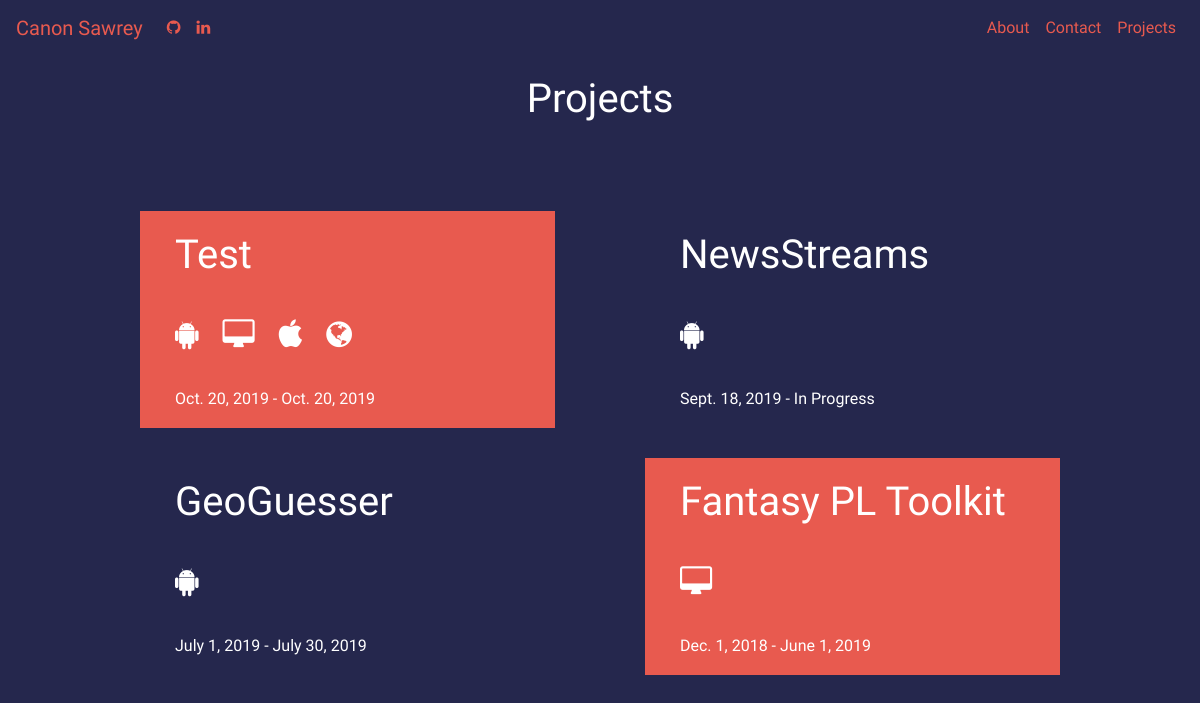
/projects/, run on the app's committed database.
### projects/models.py (models this page shows, shortened)
class Project(models.Model):
    title = models.CharField(max_length=50)
    subtitle = models.CharField(null=True, blank=True, max_length=50)
    abstract = models.CharField(max_length=300)
    goal = models.CharField(max_length=200)
    start_date = models.DateField()
    end_date = models.DateField(null=True, blank=True)
    github_link = models.CharField(null=True, blank=True, max_length=100)
    platforms = models.CharField(null=True, max_length=100)
    languages = models.CharField(null=True, max_length=100)
    blurb = models.TextField()
    def on_android(self):
        if "Android" in self.platforms:
            return True
        else:
            return False
    def on_desktop(self):
        if "Desktop" in self.platforms:
            return True
        else:
            return False
    def on_ios(self):
        if "iOS" in self.platforms:
            return True
        else:
            return False
    def on_web(self):
        if "Web" in self.platforms:
            return True
        else:
            return False

### projects/views.py (the view)
# urls.py: path('', views.index, name='index'),
def index(request):
    project_list = Project.objects.order_by('-start_date')
    context = {'project_list': project_list}
    return render(request, 'projects/index.html', context)

### projects/templates/projects/index.html (shortened to what this page needs)
{% extends "base.html" %}
{% block content %}
{% load static %}
<link rel="stylesheet"href="{% static 'projects/style.css' %}">
<div class="container">
    <div class="row" id="top-spacer">
        <div class="col">
            <h1 class="text-center">Projects</h1>
        </div>
    </div>
    {% if project_list %}
            <div class="row">
                <div class="col-md-12 col-lg-6">
                    {% for project in project_list %}
                        {% if forloop.counter|add:1|divisibleby:2 %}
                            <a class="project {% cycle 'bg-red' 'bg-none' %}" href="{% url 'projects:detail' project.id %}">
                                <div class="container">
                                    <h1 class="project-detail">{{ project.title }}</h1>
                                    {% if project.on_android is True %}
                                        <i class="fa fa-android platform project-detail"></i>
                                    {% endif %}
                                    {% if project.on_desktop is True %}
                                        <i class="fa fa-desktop platform project-detail"></i>
                                    {% endif %}
                                    {% if project.on_ios is True %}
                                        <i class="fa fa-apple platform project-detail"></i>
                                    {% endif %}
                                    {% if project.on_web is True %}
                                        <i class="fa fa-globe platform project-detail"></i>
                                    {% endif %}
                                    {% if project.end_date is None %}
                                        <h6 class="project-detail">{{ project.start_date }} - In Progress</h6>
                                    {% else %}
                                        <h6 class="project-detail">{{ project.start_date }} - {{ project.end_date }}</h6>
                                    {% endif %}
                                </div>
                            </a>
                        {% endif %}
                    {% endfor %}
                </div>
                <div class="col-md-12 col-lg-6">
                    {% for project in project_list %}
                        {% if forloop.counter|add:2|divisibleby:2 %}
                            <a class="project {% cycle 'bg-none' 'bg-red' %}" href="{% url 'projects:detail' project.id %}">
                                 <div class="container">
                                    <h1 class="project-detail">{{ project.title }}</h1>
                                    {% if project.on_android is True %}
                                        <i class="fa fa-android platform project-detail"></i>
                                    {% endif %}
                                    {% if project.on_desktop is True %}
                                        <i class="fa fa-desktop platform project-detail"></i>
                                    {% endif %}
                                    {% if project.end_date is None %}
                                        <h6 class="project-detail">{{ project.start_date }} - In Progress</h6>
                                    {% else %}
                                        <h6 class="project-detail">{{ project.start_date }} - {{ project.end_date }}</h6>
                                    {% endif %}
                                </div>
                            </a>
                        {% endif %}
                    {% endfor %}
                </div>
            </div>
    {% else %}
        <div class="row">
            <div class="col">
                <p>No projects are available!</p>
            </div>
        </div>
    {% endif %}
</div>
<link rel="stylesheet" href="{% static 'projects/index.js' %}">
{% endblock content %}

### static/personal_website/base.css (style rules this page uses)
html, body { background-color: #25274d; font-family: 'Oswald', sans-serif !important; color: #fff; }

### projects/static/projects/style.css (style rules this page uses)
#top-spacer { margin-top: 75px; color: #fff; }
.row { margin: 50px; color: #fff; }
.project { display: block; padding: 10px; margin: 30px; color: #fff; transition: box-shadow .3s; transition: margin .3s; }
.project-detail { margin: 0px; padding: 10px; }
.container { color: #fff; }
a:link { text-decoration: none; color: white; }
.bg-red { background-color: #e85a4f; }
.platform { font-size: 30px; margin-top: 20px; margin-bottom: 20px; }

### data on the page
Project: title "Test", start_date "Oct. 20, 2019", end_date "Oct. 20, 2019"
Project: title "GeoGuesser", platforms "Android" (drawn), start_date "July 1, 2019", end_date "July 30, 2019"
Project: title "NewsStreams", platforms "Android" (drawn), start_date "Sept. 18, 2019"
Project: title "Fantasy PL Toolkit", platforms "Desktop" (drawn), start_date "Dec. 1, 2018", end_date "June 1, 2019"
